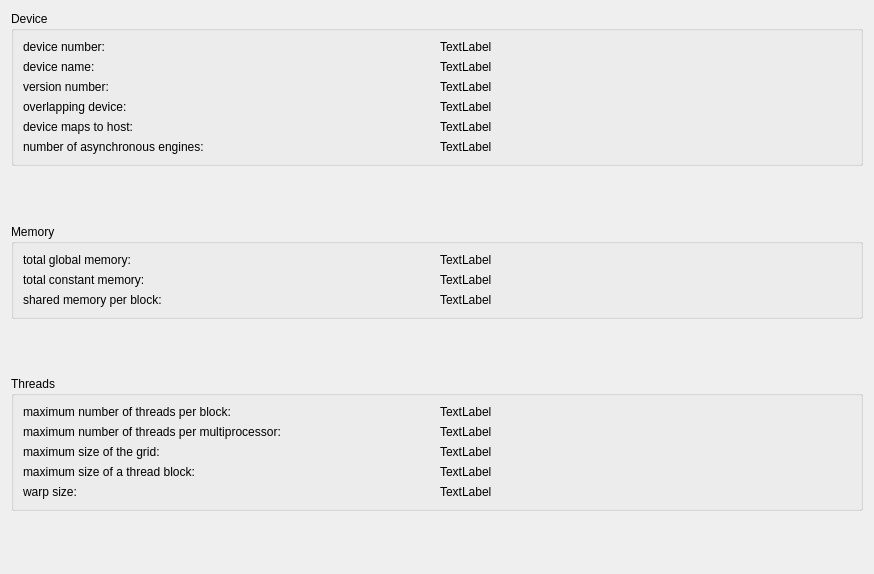
<?xml version="1.0" encoding="UTF-8"?>
<ui version="4.0">
 <class>DeviceInfoWidget</class>
 <widget class="QWidget" name="DeviceInfoWidget">
  <property name="geometry">
   <rect>
    <x>0</x>
    <y>0</y>
    <width>874</width>
    <height>574</height>
   </rect>
  </property>
  <property name="windowTitle">
   <string>Form</string>
  </property>
  <layout class="QVBoxLayout" name="verticalLayout_5">
   <item>
    <widget class="QGroupBox" name="deviceBox">
     <property name="title">
      <string>Device</string>
     </property>
     <layout class="QGridLayout" name="gridLayout_3">
      <item row="0" column="0">
       <widget class="QLabel" name="deviceNumberLabel">
        <property name="text">
         <string>device number:</string>
        </property>
       </widget>
      </item>
      <item row="0" column="1">
       <widget class="QLabel" name="deviceNumberValue">
        <property name="text">
         <string>TextLabel</string>
        </property>
       </widget>
      </item>
      <item row="1" column="0">
       <widget class="QLabel" name="deviceNameLabel">
        <property name="text">
         <string>device name:</string>
        </property>
       </widget>
      </item>
      <item row="1" column="1">
       <widget class="QLabel" name="deviceNameValue">
        <property name="text">
         <string>TextLabel</string>
        </property>
       </widget>
      </item>
      <item row="2" column="0">
       <widget class="QLabel" name="deviceVersionLabel">
        <property name="text">
         <string>version number:</string>
        </property>
       </widget>
      </item>
      <item row="3" column="1">
       <widget class="QLabel" name="deviceOverlappingValue">
        <property name="text">
         <string>TextLabel</string>
        </property>
       </widget>
      </item>
      <item row="3" column="0">
       <widget class="QLabel" name="deviceOverlappingLabel">
        <property name="text">
         <string>overlapping device:</string>
        </property>
       </widget>
      </item>
      <item row="2" column="1">
       <widget class="QLabel" name="deviceVersionValue">
        <property name="text">
         <string>TextLabel</string>
        </property>
       </widget>
      </item>
      <item row="5" column="1">
       <widget class="QLabel" name="deviceAsyncValue">
        <property name="text">
         <string>TextLabel</string>
        </property>
       </widget>
      </item>
      <item row="5" column="0">
       <widget class="QLabel" name="deviceAsyncLabel">
        <property name="text">
         <string>number of asynchronous engines:</string>
        </property>
       </widget>
      </item>
      <item row="4" column="0">
       <widget class="QLabel" name="deviceMapLabel">
        <property name="text">
         <string>device maps to host:</string>
        </property>
       </widget>
      </item>
      <item row="4" column="1">
       <widget class="QLabel" name="deviceMapValue">
        <property name="text">
         <string>TextLabel</string>
        </property>
       </widget>
      </item>
     </layout>
    </widget>
   </item>
   <item>
    <spacer name="verticalSpacer">
     <property name="orientation">
      <enum>Qt::Vertical</enum>
     </property>
     <property name="sizeHint" stdset="0">
      <size>
       <width>20</width>
       <height>38</height>
      </size>
     </property>
    </spacer>
   </item>
   <item>
    <widget class="QGroupBox" name="memBox">
     <property name="title">
      <string>Memory</string>
     </property>
     <layout class="QGridLayout" name="gridLayout_2">
      <item row="0" column="0">
       <widget class="QLabel" name="memGlobalLabel">
        <property name="text">
         <string>total global memory:</string>
        </property>
       </widget>
      </item>
      <item row="0" column="1">
       <widget class="QLabel" name="memGlobalValue">
        <property name="text">
         <string>TextLabel</string>
        </property>
       </widget>
      </item>
      <item row="1" column="0">
       <widget class="QLabel" name="memConstantLabel">
        <property name="text">
         <string>total constant memory:</string>
        </property>
       </widget>
      </item>
      <item row="1" column="1">
       <widget class="QLabel" name="memConstantValue">
        <property name="text">
         <string>TextLabel</string>
        </property>
       </widget>
      </item>
      <item row="2" column="0">
       <widget class="QLabel" name="memSharedLabel">
        <property name="text">
         <string>shared memory per block:</string>
        </property>
       </widget>
      </item>
      <item row="2" column="1">
       <widget class="QLabel" name="memSharedValue">
        <property name="text">
         <string>TextLabel</string>
        </property>
       </widget>
      </item>
     </layout>
    </widget>
   </item>
   <item>
    <spacer name="verticalSpacer_2">
     <property name="orientation">
      <enum>Qt::Vertical</enum>
     </property>
     <property name="sizeHint" stdset="0">
      <size>
       <width>20</width>
       <height>38</height>
      </size>
     </property>
    </spacer>
   </item>
   <item>
    <widget class="QGroupBox" name="threadBox">
     <property name="title">
      <string>Threads</string>
     </property>
     <layout class="QGridLayout" name="gridLayout">
      <item row="0" column="0">
       <widget class="QLabel" name="threadBlockLabel">
        <property name="text">
         <string>maximum number of threads per block:</string>
        </property>
       </widget>
      </item>
      <item row="0" column="1">
       <widget class="QLabel" name="threadBlockValue">
        <property name="text">
         <string>TextLabel</string>
        </property>
       </widget>
      </item>
      <item row="1" column="0">
       <widget class="QLabel" name="threadMultiprocLabel">
        <property name="text">
         <string>maximum number of threads per multiprocessor:</string>
        </property>
       </widget>
      </item>
      <item row="1" column="1">
       <widget class="QLabel" name="threadMultiprocValue">
        <property name="text">
         <string>TextLabel</string>
        </property>
       </widget>
      </item>
      <item row="2" column="0">
       <widget class="QLabel" name="threadGridLabel">
        <property name="text">
         <string>maximum size of the grid:</string>
        </property>
       </widget>
      </item>
      <item row="2" column="1">
       <widget class="QLabel" name="threadGridValue">
        <property name="text">
         <string>TextLabel</string>
        </property>
       </widget>
      </item>
      <item row="3" column="0">
       <widget class="QLabel" name="threadSizeLabel">
        <property name="text">
         <string>maximum size of a thread block:</string>
        </property>
       </widget>
      </item>
      <item row="3" column="1">
       <widget class="QLabel" name="threadSizeValue">
        <property name="text">
         <string>TextLabel</string>
        </property>
       </widget>
      </item>
      <item row="4" column="0">
       <widget class="QLabel" name="threadWarpLabel">
        <property name="text">
         <string>warp size:</string>
        </property>
       </widget>
      </item>
      <item row="4" column="1">
       <widget class="QLabel" name="threadWarpValue">
        <property name="text">
         <string>TextLabel</string>
        </property>
       </widget>
      </item>
     </layout>
    </widget>
   </item>
   <item>
    <spacer name="verticalSpacer_3">
     <property name="orientation">
      <enum>Qt::Vertical</enum>
     </property>
     <property name="sizeHint" stdset="0">
      <size>
       <width>20</width>
       <height>40</height>
      </size>
     </property>
    </spacer>
   </item>
  </layout>
 </widget>
 <resources/>
 <connections/>
</ui>
